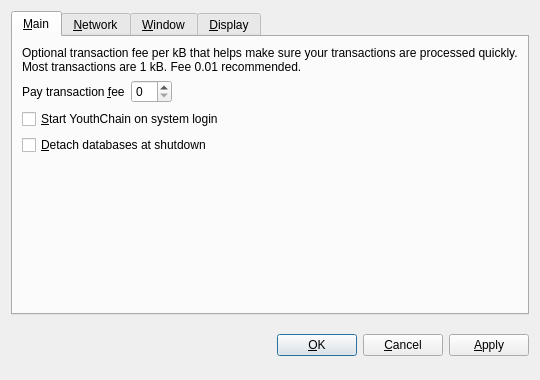
<?xml version="1.0" encoding="UTF-8"?>
<ui version="4.0">
 <class>OptionsDialog</class>
 <widget class="QDialog" name="OptionsDialog">
  <property name="geometry">
   <rect>
    <x>0</x>
    <y>0</y>
    <width>540</width>
    <height>380</height>
   </rect>
  </property>
  <property name="windowTitle">
   <string>Options</string>
  </property>
  <property name="modal">
   <bool>true</bool>
  </property>
  <layout class="QVBoxLayout" name="verticalLayout">
   <item>
    <widget class="QTabWidget" name="tabWidget">
     <property name="tabPosition">
      <enum>QTabWidget::North</enum>
     </property>
     <property name="currentIndex">
      <number>0</number>
     </property>
     <widget class="QWidget" name="tabMain">
      <attribute name="title">
       <string>&amp;Main</string>
      </attribute>
      <layout class="QVBoxLayout" name="verticalLayout_Main">
       <item>
        <widget class="QLabel" name="transactionFeeInfoLabel">
         <property name="text">
          <string>Optional transaction fee per kB that helps make sure your transactions are processed quickly. Most transactions are 1 kB. Fee 0.01 recommended.</string>
         </property>
         <property name="textFormat">
          <enum>Qt::PlainText</enum>
         </property>
         <property name="wordWrap">
          <bool>true</bool>
         </property>
        </widget>
       </item>
       <item>
        <layout class="QHBoxLayout" name="horizontalLayout_Main">
         <item>
          <widget class="QLabel" name="transactionFeeLabel">
           <property name="text">
            <string>Pay transaction &amp;fee</string>
           </property>
           <property name="textFormat">
            <enum>Qt::PlainText</enum>
           </property>
           <property name="buddy">
            <cstring>transactionFee</cstring>
           </property>
          </widget>
         </item>
         <item>
          <widget class="BitcoinAmountField" name="transactionFee"/>
         </item>
         <item>
          <spacer name="horizontalSpacer_Main">
           <property name="orientation">
            <enum>Qt::Horizontal</enum>
           </property>
           <property name="sizeHint" stdset="0">
            <size>
             <width>40</width>
             <height>20</height>
            </size>
           </property>
          </spacer>
         </item>
        </layout>
       </item>
       <item>
        <widget class="QCheckBox" name="bitcoinAtStartup">
         <property name="toolTip">
          <string>Automatically start YouthChain after logging in to the system.</string>
         </property>
         <property name="text">
          <string>&amp;Start YouthChain on system login</string>
         </property>
        </widget>
       </item>
       <item>
        <widget class="QCheckBox" name="detachDatabases">
         <property name="toolTip">
          <string>Detach block and address databases at shutdown. This means they can be moved to another data directory, but it slows down shutdown. The wallet is always detached.</string>
         </property>
         <property name="text">
          <string>&amp;Detach databases at shutdown</string>
         </property>
        </widget>
       </item>
       <item>
        <spacer name="verticalSpacer_Main">
         <property name="orientation">
          <enum>Qt::Vertical</enum>
         </property>
         <property name="sizeHint" stdset="0">
          <size>
           <width>20</width>
           <height>40</height>
          </size>
         </property>
        </spacer>
       </item>
      </layout>
     </widget>
     <widget class="QWidget" name="tabNetwork">
      <attribute name="title">
       <string>&amp;Network</string>
      </attribute>
      <layout class="QVBoxLayout" name="verticalLayout_Network">
       <item>
        <widget class="QCheckBox" name="mapPortUpnp">
         <property name="toolTip">
          <string>Automatically open the YouthChain client port on the router. This only works when your router supports UPnP and it is enabled.</string>
         </property>
         <property name="text">
          <string>Map port using &amp;UPnP</string>
         </property>
        </widget>
       </item>
       <item>
        <widget class="QCheckBox" name="connectSocks">
         <property name="toolTip">
          <string>Connect to the YouthChain network through a SOCKS proxy (e.g. when connecting through Tor).</string>
         </property>
         <property name="text">
          <string>&amp;Connect through SOCKS proxy:</string>
         </property>
        </widget>
       </item>
       <item>
        <layout class="QHBoxLayout" name="horizontalLayout_Network">
         <item>
          <widget class="QLabel" name="proxyIpLabel">
           <property name="text">
            <string>Proxy &amp;IP:</string>
           </property>
           <property name="textFormat">
            <enum>Qt::PlainText</enum>
           </property>
           <property name="buddy">
            <cstring>proxyIp</cstring>
           </property>
          </widget>
         </item>
         <item>
          <widget class="QValidatedLineEdit" name="proxyIp">
           <property name="maximumSize">
            <size>
             <width>140</width>
             <height>16777215</height>
            </size>
           </property>
           <property name="toolTip">
            <string>IP address of the proxy (e.g. 127.0.0.1)</string>
           </property>
          </widget>
         </item>
         <item>
          <widget class="QLabel" name="proxyPortLabel">
           <property name="text">
            <string>&amp;Port:</string>
           </property>
           <property name="textFormat">
            <enum>Qt::PlainText</enum>
           </property>
           <property name="buddy">
            <cstring>proxyPort</cstring>
           </property>
          </widget>
         </item>
         <item>
          <widget class="QLineEdit" name="proxyPort">
           <property name="maximumSize">
            <size>
             <width>55</width>
             <height>16777215</height>
            </size>
           </property>
           <property name="toolTip">
            <string>Port of the proxy (e.g. 9050)</string>
           </property>
          </widget>
         </item>
         <item>
          <widget class="QLabel" name="socksVersionLabel">
           <property name="text">
            <string>SOCKS &amp;Version:</string>
           </property>
           <property name="textFormat">
            <enum>Qt::PlainText</enum>
           </property>
           <property name="buddy">
            <cstring>socksVersion</cstring>
           </property>
          </widget>
         </item>
         <item>
          <widget class="QValueComboBox" name="socksVersion">
           <property name="toolTip">
            <string>SOCKS version of the proxy (e.g. 5)</string>
           </property>
          </widget>
         </item>
         <item>
          <spacer name="horizontalSpacer_Network">
           <property name="orientation">
            <enum>Qt::Horizontal</enum>
           </property>
           <property name="sizeHint" stdset="0">
            <size>
             <width>40</width>
             <height>20</height>
            </size>
           </property>
          </spacer>
         </item>
        </layout>
       </item>
       <item>
        <spacer name="verticalSpacer_Network">
         <property name="orientation">
          <enum>Qt::Vertical</enum>
         </property>
         <property name="sizeHint" stdset="0">
          <size>
           <width>20</width>
           <height>40</height>
          </size>
         </property>
        </spacer>
       </item>
      </layout>
     </widget>
     <widget class="QWidget" name="tabWindow">
      <attribute name="title">
       <string>&amp;Window</string>
      </attribute>
      <layout class="QVBoxLayout" name="verticalLayout_Window">
       <item>
        <widget class="QCheckBox" name="minimizeToTray">
         <property name="toolTip">
          <string>Show only a tray icon after minimizing the window.</string>
         </property>
         <property name="text">
          <string>&amp;Minimize to the tray instead of the taskbar</string>
         </property>
        </widget>
       </item>
       <item>
        <widget class="QCheckBox" name="minimizeOnClose">
         <property name="toolTip">
          <string>Minimize instead of exit the application when the window is closed. When this option is enabled, the application will be closed only after selecting Quit in the menu.</string>
         </property>
         <property name="text">
          <string>M&amp;inimize on close</string>
         </property>
        </widget>
       </item>
       <item>
        <spacer name="verticalSpacer_Window">
         <property name="orientation">
          <enum>Qt::Vertical</enum>
         </property>
         <property name="sizeHint" stdset="0">
          <size>
           <width>20</width>
           <height>40</height>
          </size>
         </property>
        </spacer>
       </item>
      </layout>
     </widget>
     <widget class="QWidget" name="tabDisplay">
      <attribute name="title">
       <string>&amp;Display</string>
      </attribute>
      <layout class="QVBoxLayout" name="verticalLayout_Display">
       <item>
        <layout class="QHBoxLayout" name="horizontalLayout_1_Display">
         <item>
          <widget class="QLabel" name="langLabel">
           <property name="text">
            <string>User Interface &amp;language:</string>
           </property>
           <property name="textFormat">
            <enum>Qt::PlainText</enum>
           </property>
           <property name="buddy">
            <cstring>lang</cstring>
           </property>
          </widget>
         </item>
         <item>
          <widget class="QValueComboBox" name="lang">
           <property name="toolTip">
            <string>The user interface language can be set here. This setting will take effect after restarting YouthChain.</string>
           </property>
          </widget>
         </item>
        </layout>
       </item>
       <item>
        <layout class="QHBoxLayout" name="horizontalLayout_2_Display">
         <item>
          <widget class="QLabel" name="unitLabel">
           <property name="text">
            <string>&amp;Unit to show amounts in:</string>
           </property>
           <property name="textFormat">
            <enum>Qt::PlainText</enum>
           </property>
           <property name="buddy">
            <cstring>unit</cstring>
           </property>
          </widget>
         </item>
         <item>
          <widget class="QValueComboBox" name="unit">
           <property name="toolTip">
            <string>Choose the default subdivision unit to show in the interface and when sending coins.</string>
           </property>
          </widget>
         </item>
        </layout>
       </item>
       <item>
        <widget class="QCheckBox" name="displayAddresses">
         <property name="toolTip">
          <string>Whether to show YouthChain addresses in the transaction list.</string>
         </property>
         <property name="text">
          <string>&amp;Display addresses in transaction list</string>
         </property>
        </widget>
       </item>
       <item>
        <widget class="QCheckBox" name="coinControlFeatures">
         <property name="toolTip">
          <string>Whether to show coin control features or not.</string>
         </property>
         <property name="text">
          <string>Display coin &amp;control features (experts only!)</string>
         </property>
        </widget>
       </item>
       <item>
        <spacer name="verticalSpacer_Display">
         <property name="orientation">
          <enum>Qt::Vertical</enum>
         </property>
         <property name="sizeHint" stdset="0">
          <size>
           <width>20</width>
           <height>40</height>
          </size>
         </property>
        </spacer>
       </item>
      </layout>
     </widget>
    </widget>
   </item>
   <item>
    <layout class="QHBoxLayout" name="horizontalLayout_Buttons">
     <item>
      <spacer name="horizontalSpacer_1">
       <property name="orientation">
        <enum>Qt::Horizontal</enum>
       </property>
       <property name="sizeHint" stdset="0">
        <size>
         <width>40</width>
         <height>48</height>
        </size>
       </property>
      </spacer>
     </item>
     <item>
      <widget class="QLabel" name="statusLabel">
       <property name="font">
        <font>
         <weight>75</weight>
         <bold>true</bold>
        </font>
       </property>
       <property name="text">
        <string/>
       </property>
       <property name="textFormat">
        <enum>Qt::PlainText</enum>
       </property>
       <property name="wordWrap">
        <bool>true</bool>
       </property>
      </widget>
     </item>
     <item>
      <spacer name="horizontalSpacer_2">
       <property name="orientation">
        <enum>Qt::Horizontal</enum>
       </property>
       <property name="sizeHint" stdset="0">
        <size>
         <width>40</width>
         <height>48</height>
        </size>
       </property>
      </spacer>
     </item>
     <item>
      <widget class="QPushButton" name="okButton">
       <property name="text">
        <string>&amp;OK</string>
       </property>
      </widget>
     </item>
     <item>
      <widget class="QPushButton" name="cancelButton">
       <property name="text">
        <string>&amp;Cancel</string>
       </property>
       <property name="autoDefault">
        <bool>false</bool>
       </property>
      </widget>
     </item>
     <item>
      <widget class="QPushButton" name="applyButton">
       <property name="text">
        <string>&amp;Apply</string>
       </property>
       <property name="autoDefault">
        <bool>false</bool>
       </property>
      </widget>
     </item>
    </layout>
   </item>
  </layout>
 </widget>
 <customwidgets>
  <customwidget>
   <class>BitcoinAmountField</class>
   <extends>QSpinBox</extends>
   <header>bitcoinamountfield.h</header>
  </customwidget>
  <customwidget>
   <class>QValueComboBox</class>
   <extends>QComboBox</extends>
   <header>qvaluecombobox.h</header>
  </customwidget>
  <customwidget>
   <class>QValidatedLineEdit</class>
   <extends>QLineEdit</extends>
   <header>qvalidatedlineedit.h</header>
  </customwidget>
 </customwidgets>
 <resources/>
 <connections/>
</ui>
